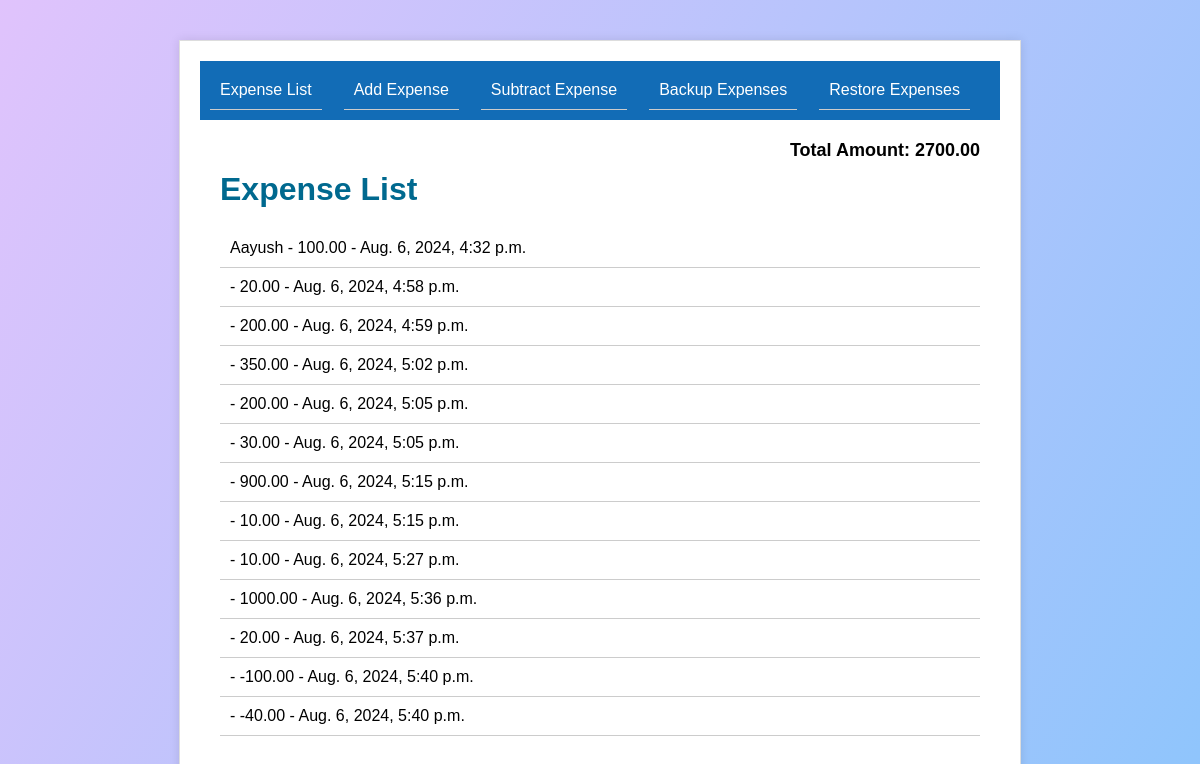
The page /expenses/ on the database its author committed.
### expenses/models.py (models this page shows)
class Expense(models.Model):
    name = models.CharField(max_length=255, blank=True)
    amount = models.DecimalField(max_digits=10, decimal_places=2)
    date = models.DateTimeField(auto_now_add=True)

### expenses/views.py (the view)
# urls.py: path('', views.expense_list, name='expense_list'),
def expense_list(request):
    expenses = Expense.objects.all()
    total_amount = sum(expense.amount for expense in expenses)
    return render(request, 'expenses/expense_list.html', {'expenses': expenses, 'total_amount': total_amount})

### expenses/templates/expenses/expense_list.html
{% extends 'base.html' %}
{% block content %}
<div class="content">
  <div class="total-amount">Total Amount: {{ total_amount }}</div>
  <h1>Expense List</h1>
  <ul>
    {% for expense in expenses %}
    <li>{{ expense.name }} - {{ expense.amount }} - {{ expense.date }}</li>
    {% endfor %}
  </ul>
</div>
{% endblock %}

### expenses/templates/base.html (shortened to what this page needs)
{% load static %}
<!DOCTYPE html>
<html>
<head>
    <link rel="stylesheet" href="{% static 'expenses/css/style.css' %}">
</head>
<body>
    <div class="container">
        <nav class="nav">
            <ul>
                <li><a href="{% url 'expense_list' %}">Expense List</a></li>
                <li><a href="{% url 'add_expense' %}">Add Expense</a></li>
                <li><a href="{% url 'subtract_expense' %}">Subtract Expense</a></li>
                <li><a href="{% url 'backup_expenses' %}">Backup Expenses</a></li>
                <li><a href="{% url 'restore_expenses' %}">Restore Expenses</a></li>
            </ul>
        </nav>
        {% block content %}{% endblock %}
    </div>
</body>
</html>

### expenses/static/expenses/css/style.css (style rules this page uses)
body { font-family: Arial, sans-serif; background-image: linear-gradient(120deg, #e0c3fc 0%, #8ec5fc 100%); margin: 0; padding: 0; }
.container { max-width: 800px; margin: 40px auto; padding: 20px; background-color: #fff; border: 1px solid #ddd; box-shadow: 0 0 10px rgba(0, 0, 0, 0.1); }
.total-amount { text-align: right; font-size: 18px; font-weight: bold; margin-bottom: 10px; }
.nav { background-color: #126cb6; padding: 10px; text-align: center; }
.nav ul { list-style: none; margin: 0; padding: 0; display: flex; justify-content: space-between; }
.nav li { margin-right: 20px; }
.nav a { color: #fff; text-decoration: none; }
.content { padding: 20px; }
h1 { color: #00698f; margin-top: 0; }
ul { list-style: none; padding: 0; margin: 0; }
li { padding: 10px; border-bottom: 1px solid #ccc; }

### rows shown on the page
Expense: name "Aayush", amount "100.00", date "Aug. 6, 2024, 4:32 p.m."
Expense: amount "20.00", date "Aug. 6, 2024, 4:58 p.m."
Expense: amount "200.00", date "Aug. 6, 2024, 4:59 p.m."
Expense: amount "350.00", date "Aug. 6, 2024, 5:02 p.m."
Expense: amount "200.00", date "Aug. 6, 2024, 5:05 p.m."
Expense: amount "30.00", date "Aug. 6, 2024, 5:05 p.m."
Expense: amount "900.00", date "Aug. 6, 2024, 5:15 p.m."
Expense: amount "10.00", date "Aug. 6, 2024, 5:15 p.m."
Expense: amount "10.00", date "Aug. 6, 2024, 5:27 p.m."
Expense: amount "1000.00", date "Aug. 6, 2024, 5:36 p.m."
Expense: amount "20.00", date "Aug. 6, 2024, 5:37 p.m."
Expense: amount "-100.00", date "Aug. 6, 2024, 5:40 p.m."
Expense: amount "-40.00", date "Aug. 6, 2024, 5:40 p.m."

### other values the page prints
{{ total_amount }} "2700.00"
